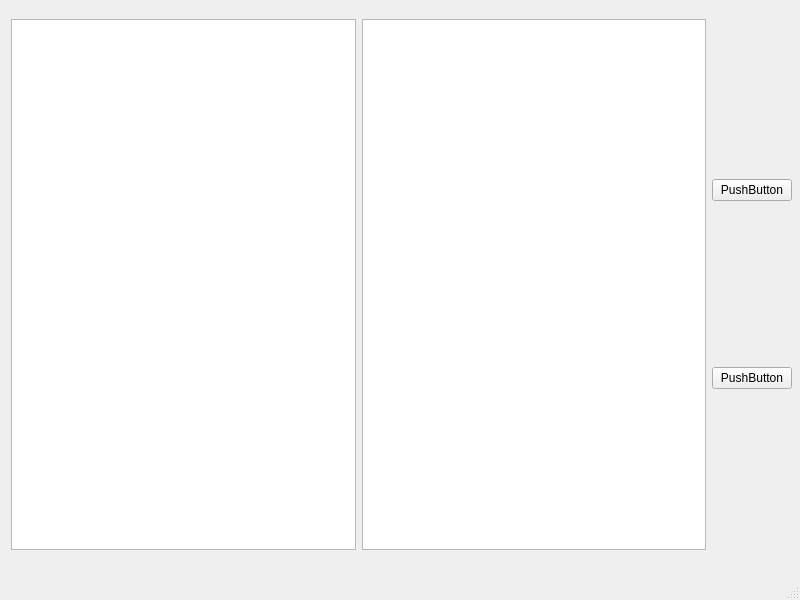
<?xml version="1.0" encoding="UTF-8"?>
<ui version="4.0">
 <class>MainWindow</class>
 <widget class="QMainWindow" name="MainWindow">
  <property name="geometry">
   <rect>
    <x>0</x>
    <y>0</y>
    <width>800</width>
    <height>600</height>
   </rect>
  </property>
  <property name="windowTitle">
   <string>MainWindow</string>
  </property>
  <widget class="QWidget" name="centralwidget">
   <widget class="QWidget" name="horizontalLayoutWidget">
    <property name="geometry">
     <rect>
      <x>11</x>
      <y>19</y>
      <width>781</width>
      <height>531</height>
     </rect>
    </property>
    <layout class="QHBoxLayout" name="horizontalLayout">
     <item>
      <widget class="QTreeView" name="treeView"/>
     </item>
     <item>
      <widget class="QTextBrowser" name="textBrowser"/>
     </item>
     <item>
      <layout class="QHBoxLayout" name="horizontalLayout_3"/>
     </item>
     <item>
      <layout class="QVBoxLayout" name="verticalLayout_2">
       <item>
        <widget class="QPushButton" name="pushButton_2">
         <property name="text">
          <string>PushButton</string>
         </property>
        </widget>
       </item>
       <item>
        <widget class="QPushButton" name="pushButton">
         <property name="text">
          <string>PushButton</string>
         </property>
        </widget>
       </item>
      </layout>
     </item>
    </layout>
   </widget>
  </widget>
  <widget class="QMenuBar" name="menubar">
   <property name="geometry">
    <rect>
     <x>0</x>
     <y>0</y>
     <width>800</width>
     <height>29</height>
    </rect>
   </property>
  </widget>
  <widget class="QStatusBar" name="statusbar"/>
 </widget>
 <resources/>
 <connections/>
</ui>
